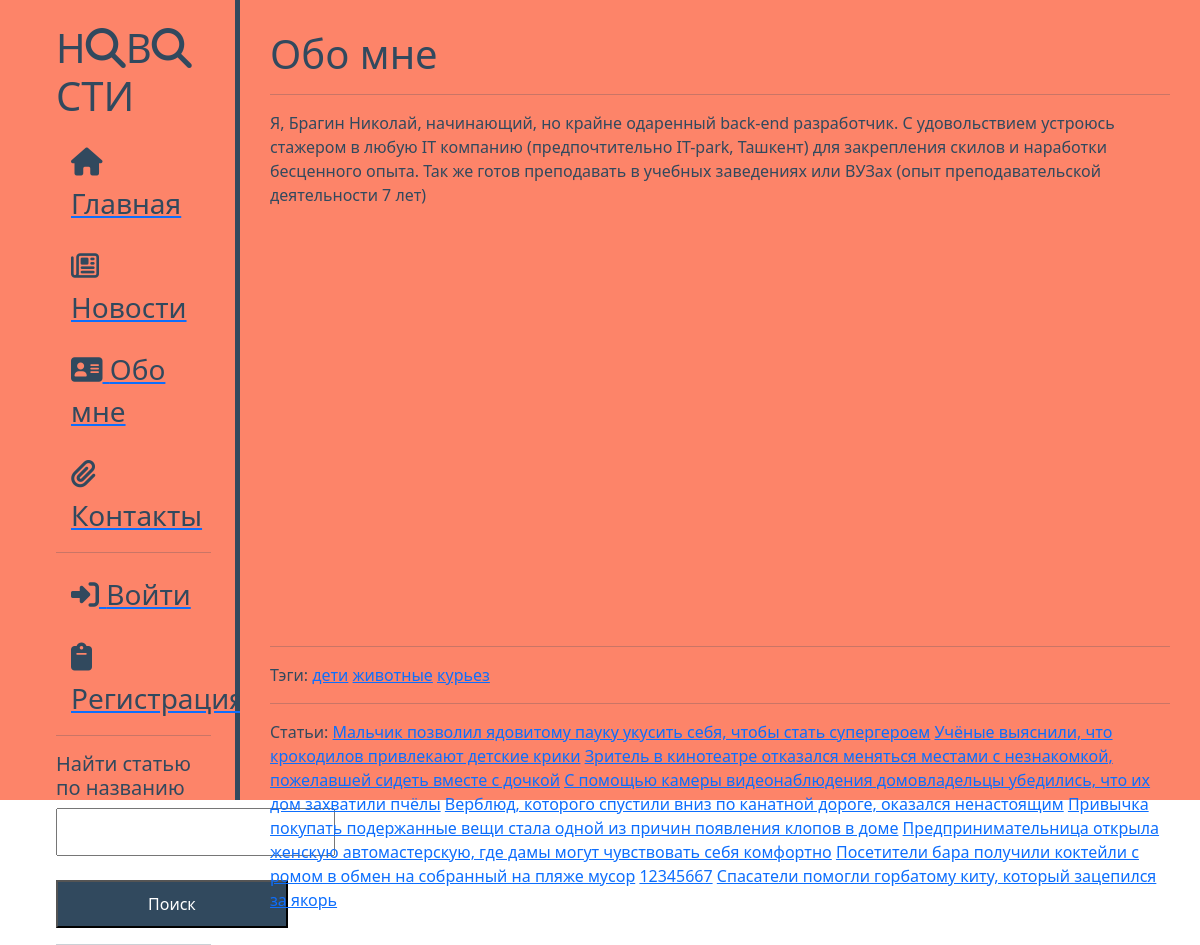
The app's page /about, older data.
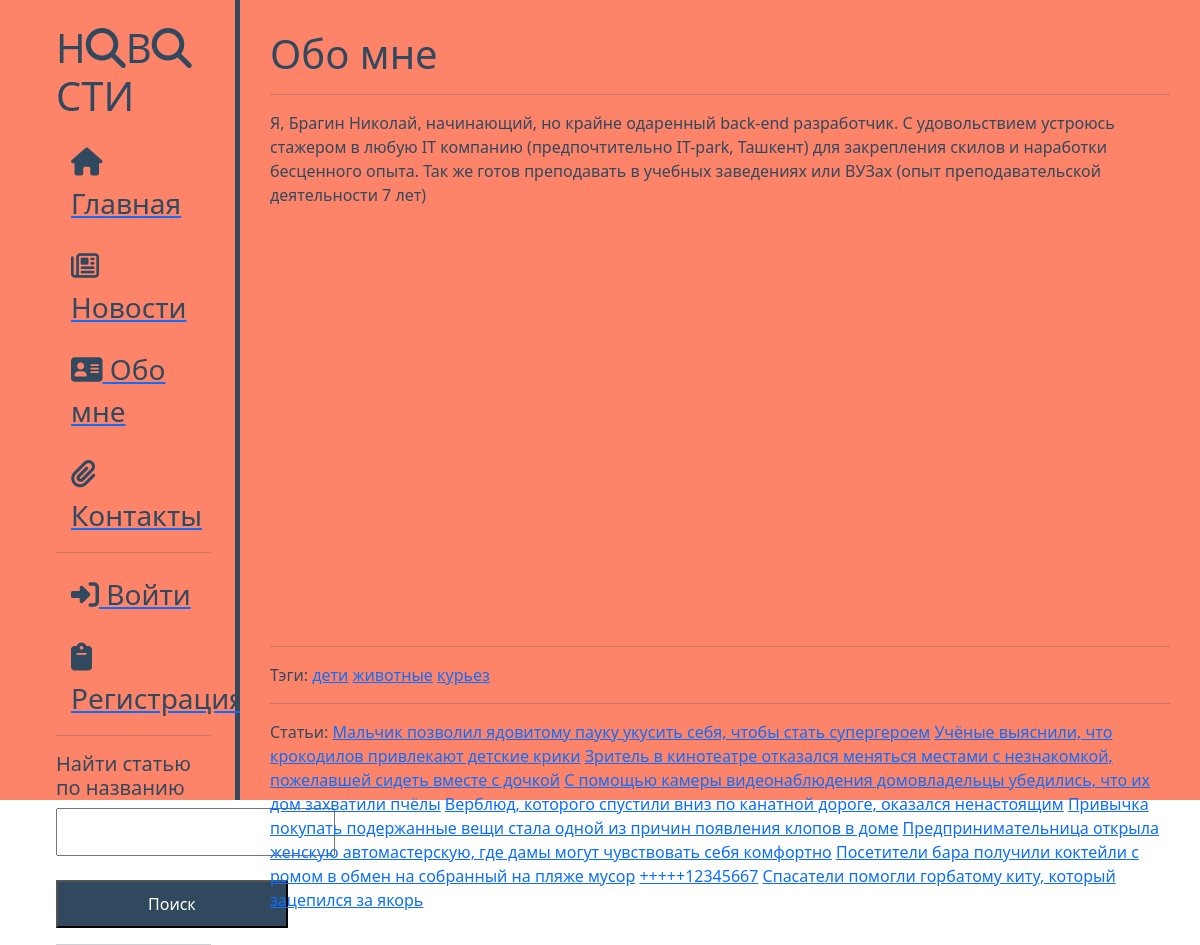
The same page, newer data.
### index/models.py (models this page shows, shortened)
class Product(models.Model):
    product_name = models.CharField(max_length=512)
    product_category = models.ForeignKey(Category, on_delete=models.CASCADE)
    product_des = models.TextField(blank=True)
    product_photo = models.ImageField(upload_to='index\static\img')
    class Meta:
        verbose_name = 'Новость'
        verbose_name_plural = 'Новости'

### index/views.py (the view)
# urls.py: path('about', views.about),
def about(request):
    search_bar = forms.SearchForm()
    products = models.Product.objects.all()
    categories = models.Category.objects.all()
    context = {'form': search_bar,
               'products': products,
               'categories': categories}
    return render(request, 'about.html', context)

### index/forms.py
class SearchForm(forms.Form):
    search_product = forms.CharField(max_length=256)

### index/templates/about.html (shortened to what this page needs)
{% extends 'layout.html' %}
{% block content %}
    <h1>Обо мне</h1>
    <hr>
    <p>Я, Брагин Николай, начинающий, но крайне одаренный back-end разработчик. С удовольствием устроюсь стажером в любую IT компанию (предпочтительно IT-park, Ташкент) для закрепления скилов и наработки бесценного опыта. Так же готов преподавать в учебных заведениях или ВУЗах (опыт преподавательской деятельности 7 лет)</p>
{% endblock %}
{% block tools %}
    <hr>
    Тэги:
    {% for category in categories %}
        <a href="category/{{ category.id }}">{{ category.category_name }}</a>
    {% endfor %}
    <hr>
    Статьи:
    {% for product in products %}
        <a href="product/{{ product.id }}">{{ product.product_name }}</a>
    {% endfor %}
{% endblock %}
{% block search %}
        <hr>
        <h5>Найти статью по названию</h5>
        <form action="search" method="POST">
            <input class="find" type="text" name="search_product"><br>
            <br>
            <button class="search">Поиск</button>
        </form>
{% endblock %}

Row changes from the older to the newer data that the page shows:
changed Product (number 9 of 10 on the later page): product_name "12345667" → "+++++12345667"
